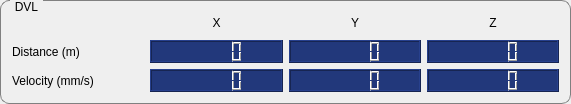
  <widget class="QGroupBox" name="groupBox">
   <property name="geometry">
    <rect>
     <x>10</x>
     <y>520</y>
     <width>571</width>
     <height>104</height>
    </rect>
   </property>
   <property name="styleSheet">
    <string notr="true">QGroupBox {
    border: 1px solid gray;
    border-radius: 9px;
    margin-top: 0.5em;
}

QGroupBox::title {
    subcontrol-origin: margin;
    left: 10px;
    padding: 0 3px 0 3px;
}</string>
   </property>
   <property name="title">
    <string>DVL</string>
   </property>
   <layout class="QGridLayout" name="gridLayout_7">
    <item row="1" column="3">
     <widget class="QLCDNumber" name="dvl_zdistLCD">
      <property name="styleSheet">
       <string notr="true">QLCDNumber{
    color: rgb(210, 210, 210);    
    background-color: rgb(34, 56, 123);
}</string>
      </property>
     </widget>
    </item>
    <item row="1" column="2">
     <widget class="QLCDNumber" name="dvl_ydistLCD">
      <property name="styleSheet">
       <string notr="true">QLCDNumber{
    color: rgb(210, 210, 210);    
    background-color: rgb(34, 56, 123);
}</string>
      </property>
     </widget>
    </item>
    <item row="2" column="3">
     <widget class="QLCDNumber" name="dvl_zvelLCD">
      <property name="styleSheet">
       <string notr="true">QLCDNumber{
    color: rgb(210, 210, 210);    
    background-color: rgb(34, 56, 123);
}</string>
      </property>
     </widget>
    </item>
    <item row="2" column="2">
     <widget class="QLCDNumber" name="dvl_yvelLCD">
      <property name="styleSheet">
       <string notr="true">QLCDNumber{
    color: rgb(210, 210, 210);    
    background-color: rgb(34, 56, 123);
}</string>
      </property>
     </widget>
    </item>
    <item row="0" column="1">
     <widget class="QLabel" name="label_87">
      <property name="text">
       <string>X</string>
      </property>
      <property name="alignment">
       <set>Qt::AlignCenter</set>
      </property>
     </widget>
    </item>
    <item row="0" column="2">
     <widget class="QLabel" name="label_91">
      <property name="text">
       <string>Y</string>
      </property>
      <property name="alignment">
       <set>Qt::AlignCenter</set>
      </property>
     </widget>
    </item>
    <item row="1" column="1">
     <widget class="QLCDNumber" name="dvl_xdistLCD">
      <property name="styleSheet">
       <string notr="true">QLCDNumber{
    color: rgb(210, 210, 210);    
    background-color: rgb(34, 56, 123);
}</string>
      </property>
     </widget>
    </item>
    <item row="2" column="0">
     <widget class="QLabel" name="label_86">
      <property name="text">
       <string>Velocity (mm/s)</string>
      </property>
     </widget>
    </item>
    <item row="0" column="3">
     <widget class="QLabel" name="label_92">
      <property name="text">
       <string>Z</string>
      </property>
      <property name="alignment">
       <set>Qt::AlignCenter</set>
      </property>
     </widget>
    </item>
    <item row="1" column="0">
     <widget class="QLabel" name="label_85">
      <property name="text">
       <string>Distance (m)</string>
      </property>
     </widget>
    </item>
    <item row="2" column="1">
     <widget class="QLCDNumber" name="dvl_xvelLCD">
      <property name="styleSheet">
       <string notr="true">QLCDNumber{
    color: rgb(210, 210, 210);    
    background-color: rgb(34, 56, 123);
}</string>
      </property>
     </widget>
    </item>
   </layout>
  </widget>
